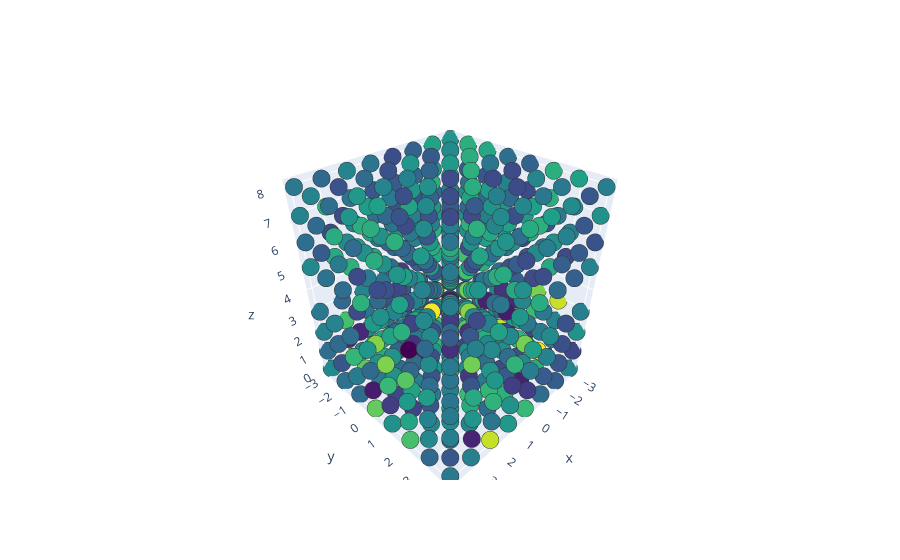

The notebook cell saved with this chart:
### Code cell
node_w = np.concatenate([x.ravel(), y.ravel()])

for i, node_x in enumerate(node_w):
    w_mx[i, i] = node_x
    # BUG: for some reason we need this for correct edge coloring
    adj_mx[i,i] = node_x

layout = layout_tensors([x, y])

from layout import _layout, _edges_trace, _nodes_trace, iplot
import plotly.graph_objs as go

fig = go.Figure(data=[
    _nodes_trace(layout, w_mx.toarray()),
])
iplot(fig)

# plot_graph3d(layout, adj_mx.toarray(), w_mx.toarray())

### Figure 1 — Plotly figure (JSON) as saved in the notebook; plotly's stock layout.template omitted (floating-point values rounded to 4 significant figures; data arrays with more than 128 entries replaced by an {"elided": "..."} marker saying what was removed)
{"data": [{"hoverinfo": "text", "marker": {"color": {"elided": "512 float values"}, "colorscale": [[0, "#440154"], [0.1111, "#482878"], [0.2222, "#3e4989"], [0.3333, "#31688e"], [0.4444, "#26828e"], [0.5556, "#1f9e89"], [0.6667, "#35b779"], [0.7778, "#6ece58"], [0.8889, "#b5de2b"], [1, "#fde725"]], "line": {"color": "rgb(50,50,50)", "width": 0.5}, "size": 6, "symbol": "circle"}, "mode": "markers", "name": "actors", "type": "scatter3d", "x": {"elided": "512 int values"}, "y": {"elided": "512 int values"}, "z": {"elided": "512 int values"}}], "layout": {}}
